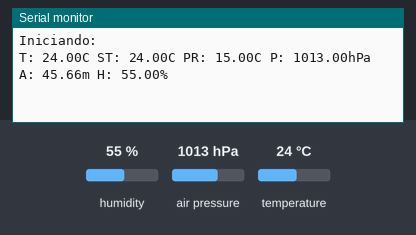
The sketch below on a simulated Arduino Uno, built with avr-gcc and run on an emulated ATmega328P. On the bench: the last lines printed to the serial monitor. Inputs (shaded band) come from the test bench; at power-on: humidity 55 %, air pressure 1013 hPa, temperature 24 °C.

Above: at 1.2 s.
1.3 s: humidity set to 22 %
At 5.4 s:
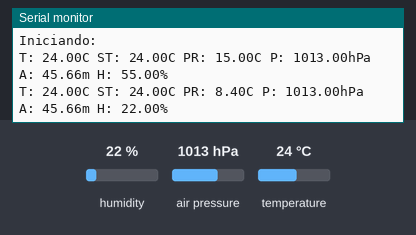
5.5 s: air pressure set to 952 hPa
9.7 s: temperature set to 12 °C
At 11.3 s:
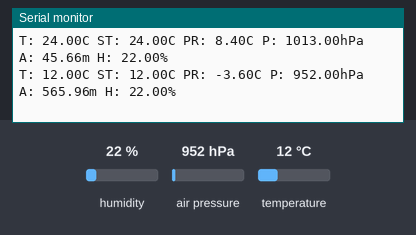
Timing chart, 0 to 12.8 s (numbered marks = the images above; inputs shaded):
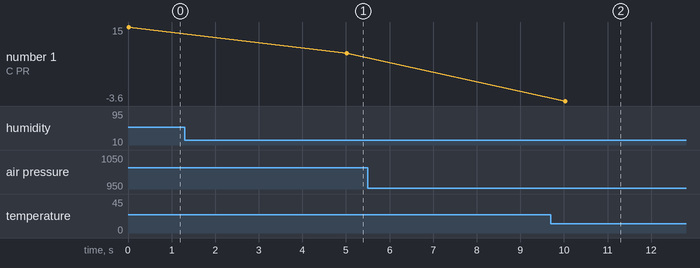

The sketch:

bme280.ino
```cpp
#include <Wire.h>    // incluye libreria de bus I2C
#include <Adafruit_Sensor.h>  // incluye librerias para sensor BMP280
#include <Adafruit_BME280.h>

Adafruit_BME280 bme;    // crea objeto con nombre bmp

float T;    // variable para almacenar valor de temperatura
float PRESION;      // variable para almacenar valor de presion atmosferica
float H;

const float SEALEVELPRESSURE_HPA = 1018.5f;

const float c1=-8.78469475556f;
const float c2=1.61139411f;
const float c3=2.33854883889f;
const float c4=-0.14611605f;
const float c5=-0.012308094f;
const float c6=-0.0164248277778f;
const float c7=0.002211732f;
const float c8=0.00072546f;
const float c9=-0.000003582f;


void setup() {
  Serial.begin(9600);       // inicializa comunicacion serie a 9600 bps
  Serial.println("Iniciando:");     // texto de inicio
  if ( !bme.begin() ) {       // si falla la comunicacion con el sensor mostrar
    Serial.println("BME280 no encontrado !"); // texto y detener flujo del programa
    while (1);          // mediante bucle infinito
  }
}

void loop() {
  T = bme.readTemperature();    // almacena en variable el valor de temperatura
  PRESION = bme.readPressure()/100;   // almacena en variable el valor de presion divido
            // por 100 para covertirlo a hectopascales
  H = bme.readHumidity();

  Serial.print("T: ");    // muestra texto
  Serial.print(T);      // muestra valor de la variable
  Serial.print("C ");        // muestra letra C indicando grados centigrados

  float SENSACIO_TERMICA = T;
  if (T >= 27 && H >= 40) {
    SENSACIO_TERMICA = c1+c2*T+c3*H+c4*T*H+c5*T*T+c6*H*H+c7*T*T*H+c8*T*H*H+c9*T*T*H*H;
  }
  Serial.print("ST: ");    // muestra texto
  Serial.print(SENSACIO_TERMICA);      // muestra valor de la variable
  Serial.print("C ");        // muestra letra C indicando grados centigrados

  Serial.print("PR: ");    // muestra texto
  Serial.print(T-(100-H)/5);      // muestra valor de la variable
  Serial.print("C ");

  Serial.print("P: ");      // muestra texto
  Serial.print(PRESION);      // muestra valor de la variable
  Serial.print("hPa ");     // muestra texto hPa indicando hectopascales

  Serial.print("A: ");
  Serial.print(bme.readAltitude(SEALEVELPRESSURE_HPA));
  Serial.print("m ");

  Serial.print("H: ");      // muestra texto
  Serial.print(H);     // muestra valor de la variable
  Serial.println("%");     // muestra texto hPa indicando hectopascales

  delay(5000);          // demora de 5 segundos entre lecturas
}
```

Measured:
- after the input at 1.3 s, the serial monitor: prints a new line after 3.7 s (image 1)
- after the input at 9.7 s, the serial monitor: prints a new line after 0.33 s (image 2)
- plotted number 1: 15 → 8.4 after the input at 1.3 s, 8.4 → -3.6 after the input at 9.7 s
